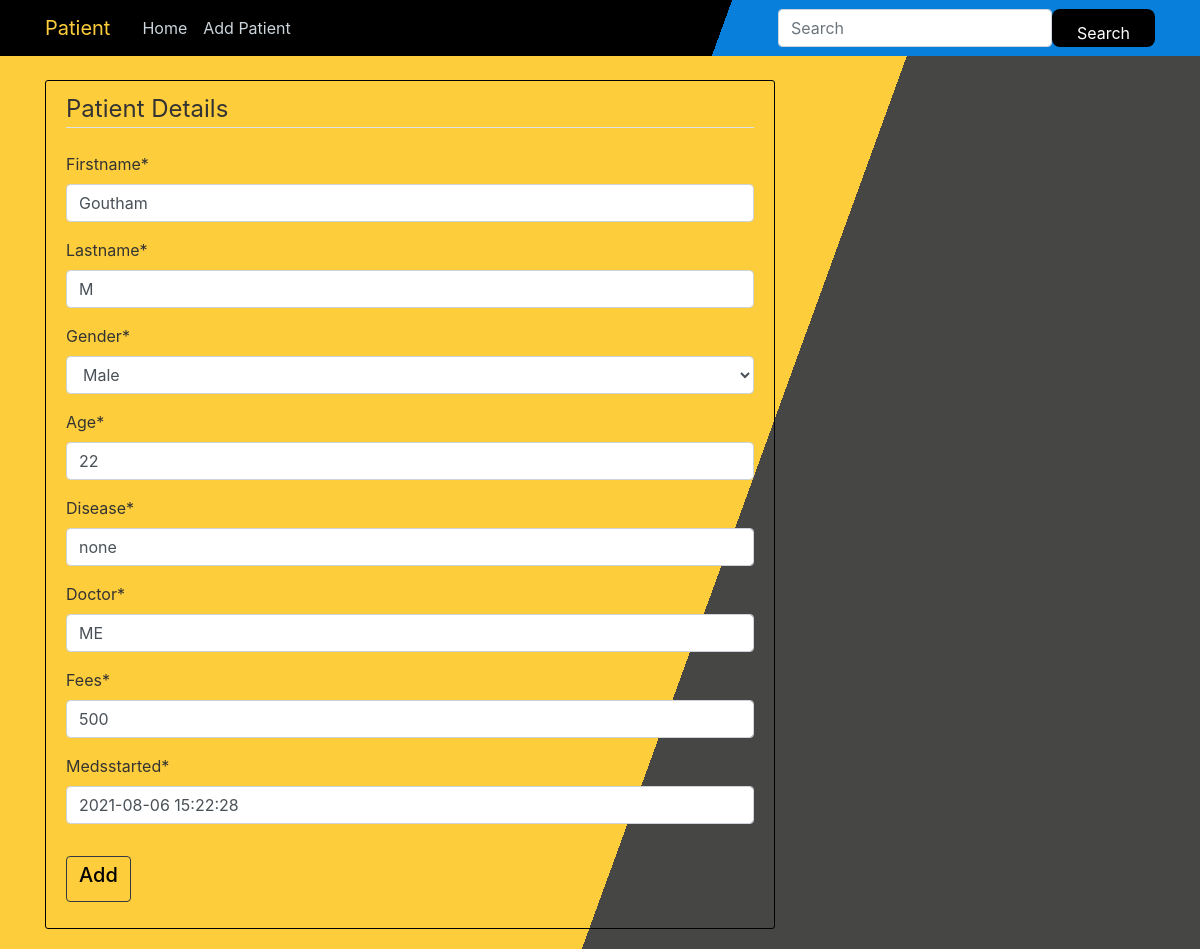
/patient/6/update/, run on the app's committed database.
### PD/models.py (models this page shows, shortened)
class Patient(models.Model):
        firstname = models.CharField(max_length=100)
        lastname  = models.CharField(max_length=100)
        choose_gender = (
        ('Male', 'Male'),
        ('Female', 'Female'),
        )
        gender = models.CharField( max_length=100,choices=choose_gender)
        age = models.IntegerField(max_length=3,null=True)
        disease  = models.CharField(max_length=100)
        doctor   = models.CharField(max_length=100)
        fees = models.IntegerField(default=500,null=False)
        medsstarted =  models.DateTimeField(default=timezone.now)

### PD/views.py (the view, shortened to what this page needs)
# urls.py: path("patient/<int:pk>/update/", PatientUpdateView.as_view(), name="patient-update"),
class PatientUpdateView( UpdateView):
    model = Patient
    fields = ["firstname","lastname","gender","age","disease","doctor","fees","medsstarted"]

### PD/templates/PD/patient_form.html (shortened to what this page needs)
{%extends "PD/base.html" %} {% load crispy_forms_tags %} {% block content%}
<div class="content-section">
  <form method="post" enctype="multipart/form-data">
    <fieldset class="form-group">
      <legend class="border-bottom mb-4">Patient Details</legend>
      {{form|crispy}}
    </fieldset>
    <div class="form-group">
      <button class="btn btn-outline-dark" type="submit"><h5>Add</h5></button>
    </div>
  </form>
</div>
{% endblock%}

### PD/static/PD/style.css (style rules this page uses)
body { background: linear-gradient(110deg, #fdcd3b 60%, #464644 60%); color: #333333; margin-top: 5rem; }
h1, h2, h3, h4, h5, h6 { color: #000000; }
.content-section { background: transparent; padding: 10px 20px; border: 1px solid #000000; border-radius: 3px; margin-bottom: 20px; }

### data on the page
Patient: firstname "Goutham", lastname "M", gender "Male", age "22", disease "none", doctor "ME", fees "500", medsstarted "2021-08-06 15:22:28"
